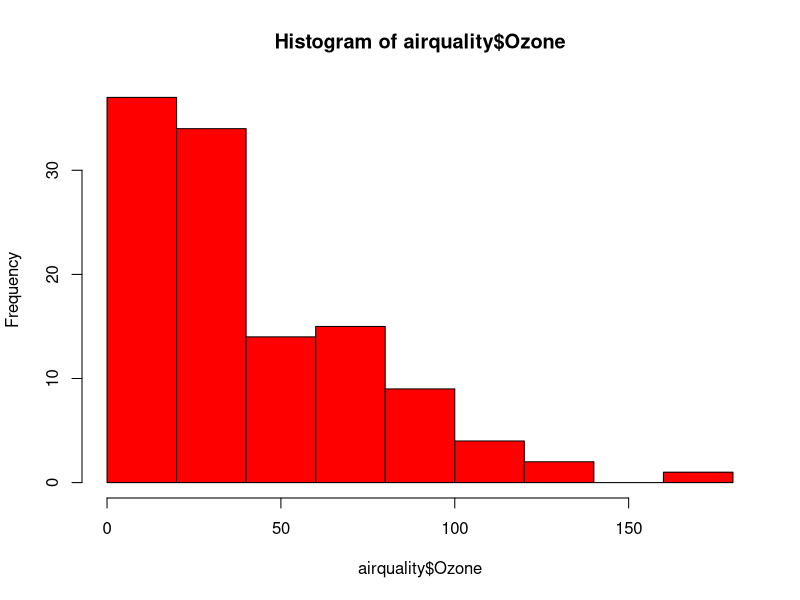
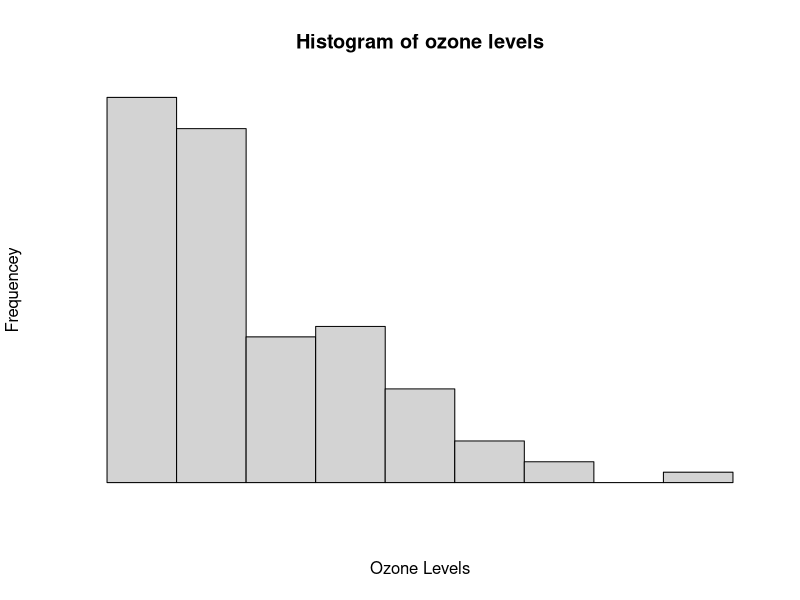
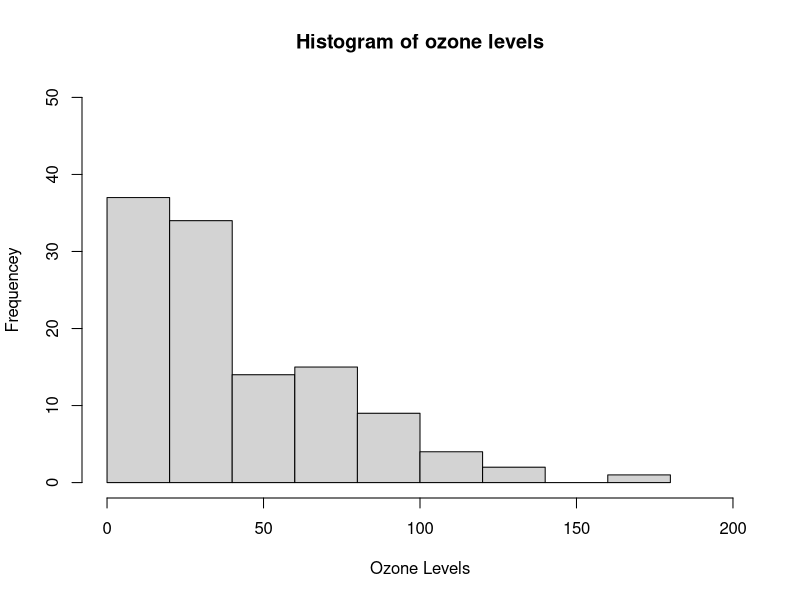
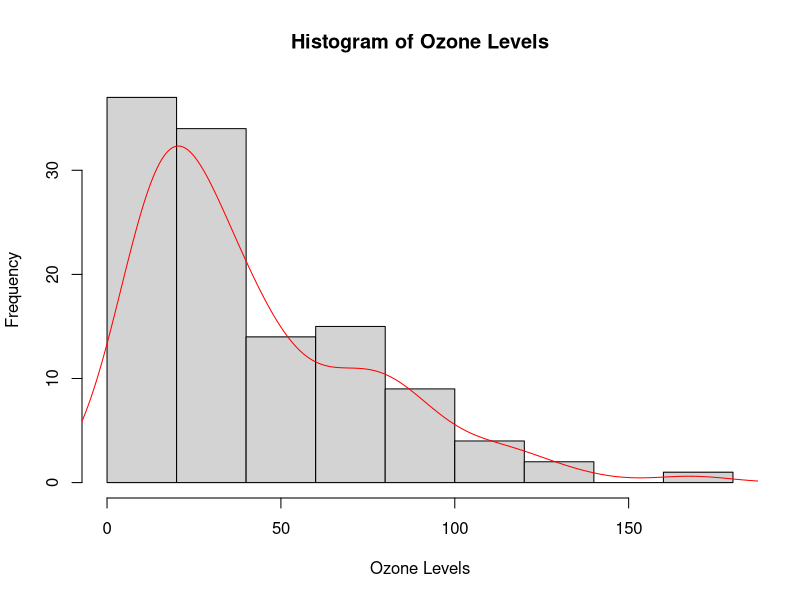

Recreate these plots in R, in order.
data(airquality)
#A
names(airquality) <- c("Ozone", "Solar.R", "Wind", "Temp", "Month", "Day")
#B
hist(airquality$Ozone, col = "red")
#C
hist(airquality$Ozone, xlab = "Ozone Levels", ylab = "Frequencey", main = "Histogram of ozone levels", axes = FALSE)
#D
hist(airquality$Ozone, xlab = "Ozone Levels", ylab = "Frequencey", main = "Histogram of ozone levels", xlim = c(0, 200), ylim = c(0, 50))
#E
hist(airquality$Ozone, xlab = "Ozone Levels", ylab = "Frequency", main = "Histogram of Ozone Levels")
density <- density(airquality$Ozone, na.rm = TRUE)
lines(density$x, density$y * 2000, col = "red")
